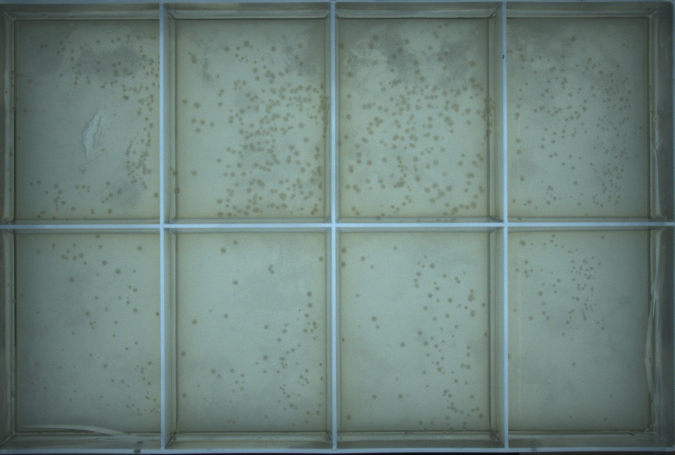
#> input picture tests/fixtures/agar_sample.jpg, 1350 x 910 px (shown at 1/2 size)
$ python petri_roi_prototype.py ../tests/fixtures
#> lines starting #> are read from the running program, lines starting #| are printed output that depends on the picture; after the words box and inside, x2 and y2 are one past the last pixel; in counts of white or black regions, pixels touching at a corner belong together
"""원형 페트리 접시 ROI 검출 + 명암 극성 추정 프로토타입.

`app/plates/petri.py` 로 옮길 예정인 로직의 검증본이다. 스펙 §3.4 참조:
docs/superpowers/specs/2026-07-28-plate-strategy-design.md

라벨 39장 실측 (2026-07-28):
  - 접시 원 검출 성공 31/39 (라벨 없는 1399 포함 시 32/40), 실패 시 전체 이미지 폴백
  - 그중 정답 콜로니를 98% 이상 보존 26/39
  - 성공 시 배경 41~64% 제거, ROI 밖으로 잘린 정답 콜로니 대부분 0% (최대 4.8%)
  - 극성 추정 정확도 30/39 (틀린 9장은 전부 대비 ±1 계조 이하)
  - 검출에 적용 시 정밀도 0.55% -> 0.82%, 재현율 44.1% -> 43.6%

사용:
    .venv\\Scripts\\python scripts/petri_roi_prototype.py sample
    .venv\\Scripts\\python scripts/petri_roi_prototype.py sample --dump out/roi
"""
from __future__ import annotations

import argparse
import glob
import json
import os

import cv2
import numpy as np

# 접시 채택 조건
FILL_MIN = 0.85          # 윤곽 면적 / 최소외접원 면적 — 원에 얼마나 꽉 찼나
RADIUS_MIN_RATIO = 0.15  # 반지름이 긴 변의 이 비율보다 커야 함
RADIUS_MAX_RATIO = 0.75  # 이 비율보다 작아야 함
RIM_MARGIN_RATIO = 0.93  # 테두리 링 제외를 위해 반지름을 이만큼으로 수축
DOWNSCALE_TO = 1000      # 원 탐색용 다운스케일 (긴 변)


def petri_roi(gray: np.ndarray) -> tuple[np.ndarray, bool, tuple | None]:
    """원형 접시 내부 마스크를 만든다.

    반환: (마스크 255=대상, 접시를 찾았는지, (cx, cy, r) 또는 None)

    접시를 못 찾으면 전체 이미지 마스크를 반환한다 — ROI 없는 현재 동작과
    같아지므로 손해가 없다. 호출자는 두 번째 반환값으로 판별한다.
    """
    h, w = gray.shape
    scale = DOWNSCALE_TO / max(h, w)
    small = cv2.resize(gray, (int(w * scale), int(h * scale)))
    small = cv2.GaussianBlur(small, (5, 5), 0)
    _, binary = cv2.threshold(small, 0, 255,
                              cv2.THRESH_BINARY + cv2.THRESH_OTSU)

    # 접시가 배경보다 밝을 수도 어두울 수도 있으므로 양 극성 모두 시도해
    # 더 원에 가까운 쪽을 고른다.
    best = None
    for candidate in (binary, cv2.bitwise_not(binary)):
        closed = cv2.morphologyEx(candidate, cv2.MORPH_CLOSE,
                                  np.ones((15, 15), np.uint8))
        contours, _ = cv2.findContours(closed, cv2.RETR_EXTERNAL,
                                       cv2.CHAIN_APPROX_SIMPLE)
        if not contours:
            continue
        contour = max(contours, key=cv2.contourArea)
        (cx, cy), r = cv2.minEnclosingCircle(contour)
        circle_area = np.pi * r * r
        fill = cv2.contourArea(contour) / circle_area if circle_area else 0.0
        if best is None or fill > best[0]:
            best = (fill, cx, cy, r)

    full = np.full(gray.shape, 255, np.uint8)
    if best is None:
        return full, False, None

    fill, cx, cy, r = best
    cx, cy, r = cx / scale, cy / scale, r / scale
    long_side = max(h, w)
    found = (fill > FILL_MIN
             and long_side * RADIUS_MIN_RATIO < r < long_side * RADIUS_MAX_RATIO)
    if not found:
        return full, False, (cx, cy, r)

    mask = np.zeros(gray.shape, np.uint8)
    cv2.circle(mask, (int(cx), int(cy)), int(r * RIM_MARGIN_RATIO), 255, -1)
    return mask, True, (cx, cy, r)


def estimate_invert(gray: np.ndarray, roi: np.ndarray) -> bool:
    """ROI 안 밝기 분포의 치우침으로 명암 극성을 추정한다.

    콜로니는 소수 픽셀이므로, 콜로니가 배경보다 밝으면 분포가 오른쪽으로
    꼬리를 달아 mean > median 이 된다. 그 경우 밝은 것을 살리는 top-hat
    (invert=False)이 맞다.

    실측 정확도 30/39. 대비가 ±1 계조 이하인 이미지에서는 신뢰할 수 없으므로,
    확실한 경로는 요청에서 invert 를 명시하는 것이다.
    """
    values = gray[roi > 0]
    if values.size == 0:
        return True
    return not (float(values.mean()) > float(np.median(values)))


def main() -> int:
    ap = argparse.ArgumentParser(description=__doc__,
                                 formatter_class=argparse.RawDescriptionHelpFormatter)
    ap.add_argument("directory", help="이미지 디렉터리 (재귀 탐색)")
    ap.add_argument("--dump", help="ROI 를 그린 확인용 이미지를 저장할 디렉터리")
    args = ap.parse_args()

    if args.dump:
        os.makedirs(args.dump, exist_ok=True)

    paths = sorted(p.replace(os.sep, "/")
                   for p in glob.glob(f"{args.directory}/**/*.jpg", recursive=True))
    found_count = 0
    print(f"{'image':16s} {'접시':>5s} {'배경제거':>9s} {'극성추정':>9s} {'ROI밖 정답':>11s}")

    for path in paths:
        gray = cv2.imread(path, cv2.IMREAD_GRAYSCALE)
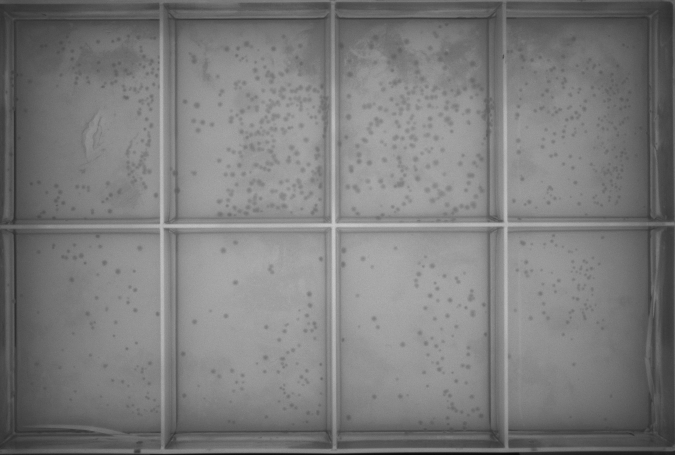
#> gray: shape (910, 1350) (shown at 1/2 size); min 7, max 206, mean 123.7
        if gray is None:
            continue
        mask, found, circle = petri_roi(gray)
#> in petri_roi, `small = cv2.resize(gray, (int(w * scale), int(h * scale)))`:
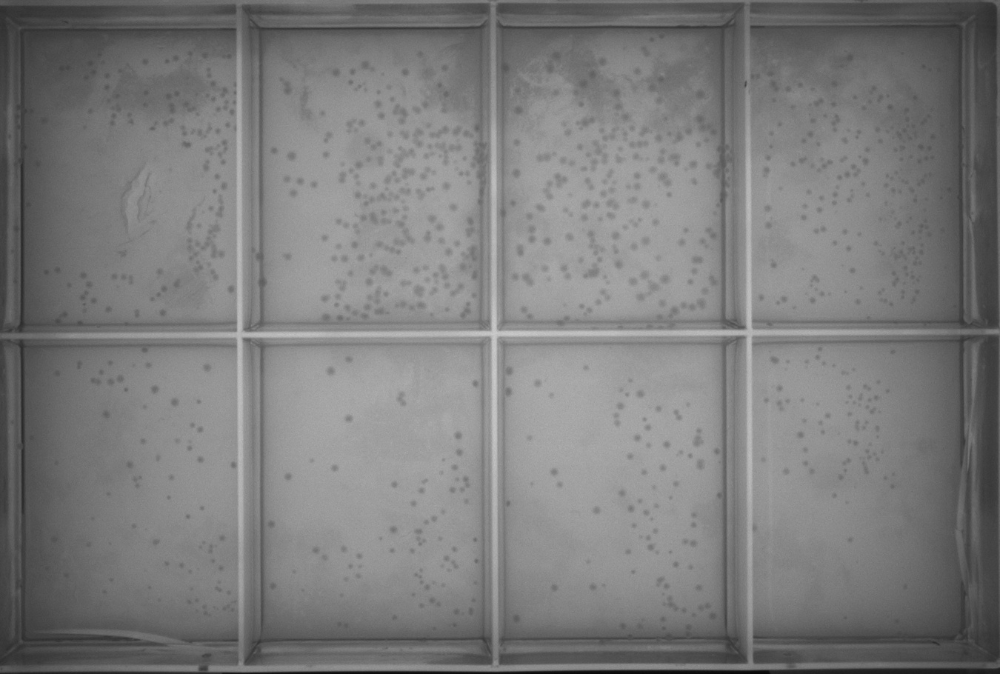
#> small: shape (674, 1000); min 8, max 203, mean 123.6
#> in petri_roi, `_, binary = cv2.threshold(small, 0, 255, cv2.THRESH_BINARY + cv2.THRES..`:
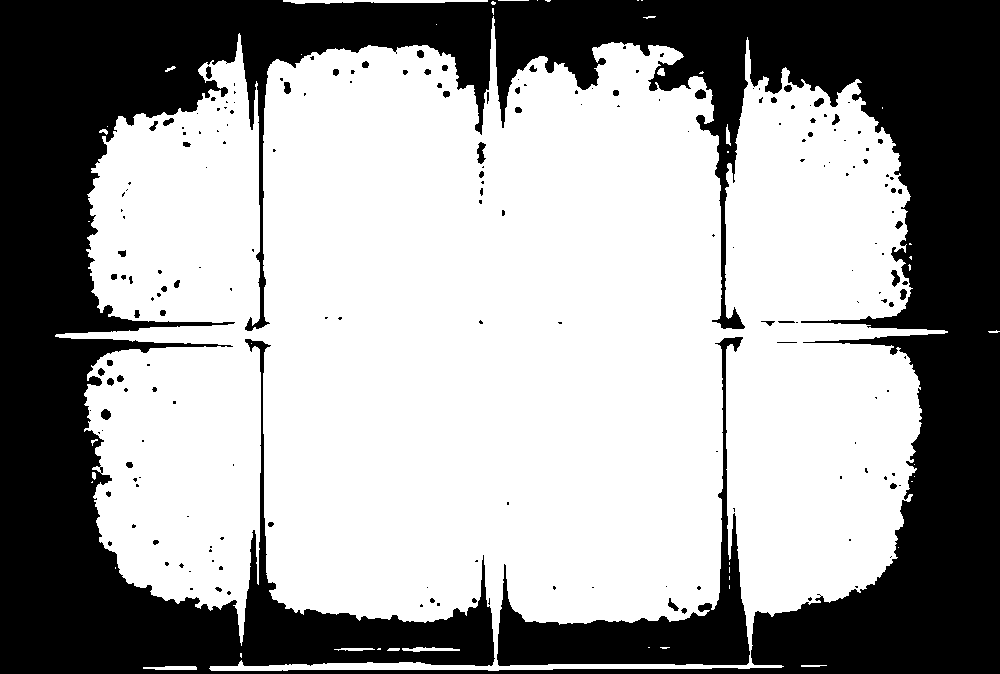
#> binary: shape (674, 1000); 62.1% white; 198 black regions (140 under 20 px), largest, box (x1, y1, x2, y2) and area: (0, 0, 1000, 674) 238224, (497, 337, 750, 666) 14259, (477, 142, 486, 164) 124
#> the loop in petri_roi, `for candidate in (binary, cv2.bitwise_not(binary)):` made 2 passes
#> (cx, cy, r, circle_area, fill, best) on pass 1: (497, 371.5, 465, 679407.9, 0.68, (0.68, 497, 371.5, 465))
#> (contour, cx, cy, r, circle_area, fill) on pass 2: ([[0, 0], [0, 673], [999, 673], [999, 0]], 499.5, 336.5, 602.3, 1139558.2, 0.59)
#> pass 1, in petri_roi, `closed = cv2.morphologyEx(candidate, cv2.MORPH_CLOSE, np.ones((15, 15)..`:
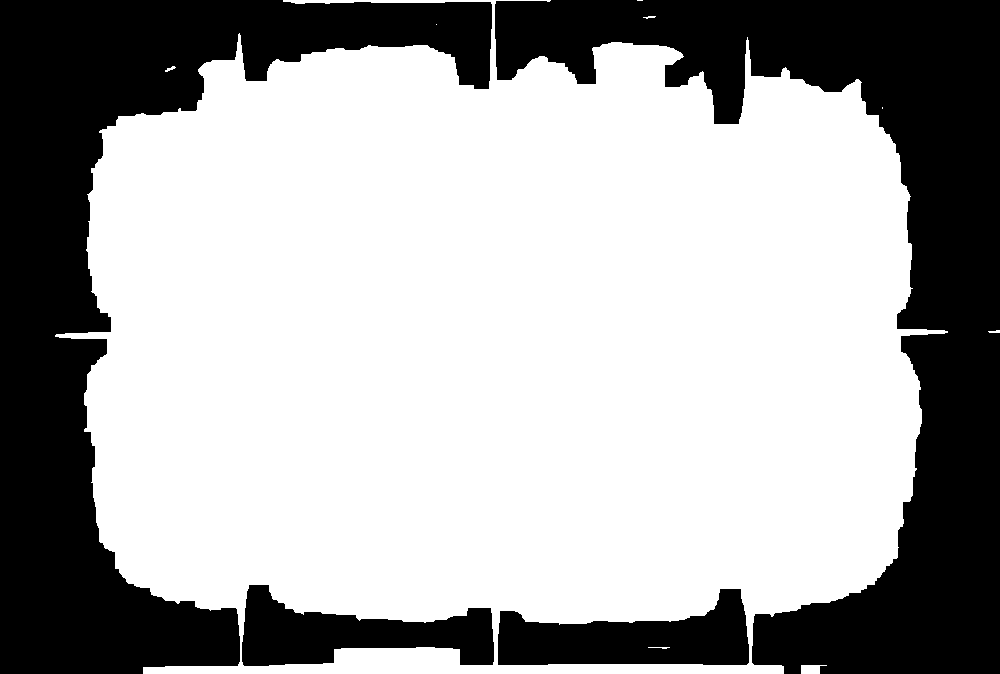
#> closed: shape (674, 1000); 65.5% white; 4 black regions, box (x1, y1, x2, y2) and area: (495, 0, 1000, 674) 106104, (0, 0, 492, 674) 103332, (498, 589, 749, 665) 11864, (242, 585, 494, 666) 11009
#> pass 2, in petri_roi, `closed = cv2.morphologyEx(candidate, cv2.MORPH_CLOSE, np.ones((15, 15)..`:
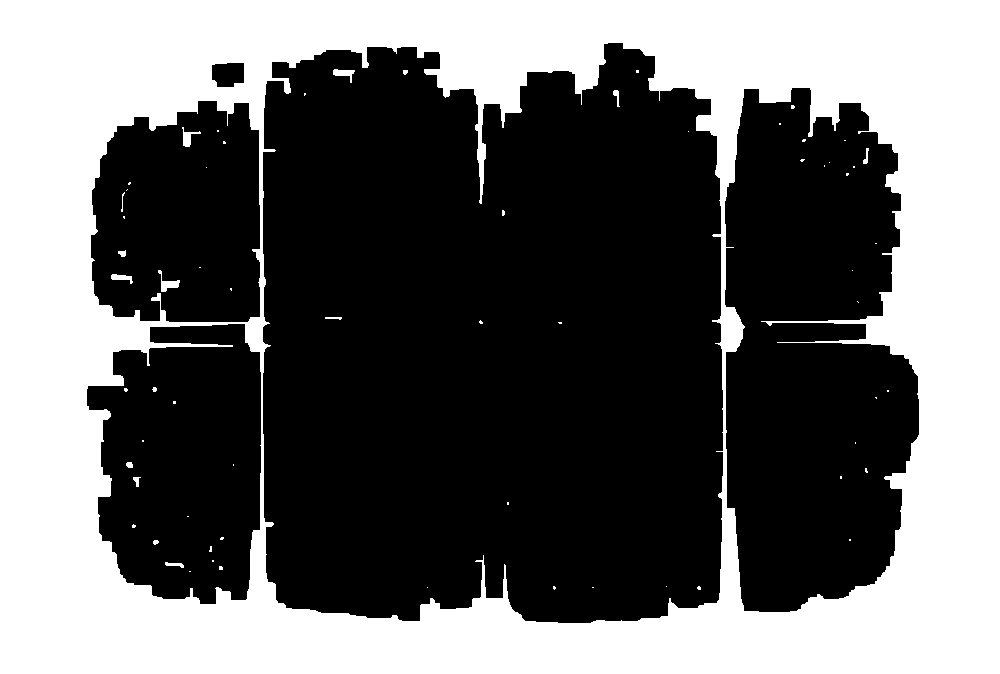
#> closed: shape (674, 1000); 41.3% white; 65 white regions (50 under 20 px), largest, box (x1, y1, x2, y2) and area: (0, 0, 1000, 674) 276753, (158, 270, 180, 292) 174, (182, 127, 201, 147) 144
#> in petri_roi, `fill, cx, cy, r = best`: fill = 0.68; cx = 497; cy = 371.5; r = 465
#> in petri_roi, `cx, cy, r = cx / scale, cy / scale, r / scale`: cx = 671; cy = 501.5; r = 627.8
#> in petri_roi, `found = (fill > FILL_MIN and long_side * RADIUS_MIN_RATIO < r < long_s..`: found = False
#> mask: shape (910, 1350); every value is 255
#> found = False; circle = (671, 501.5, 627.8)
        found_count += found
#> found_count = 0
        invert = estimate_invert(gray, mask)
#> invert = True
        shrink = 1 - (mask > 0).sum() / mask.size
#> shrink = 0

        # 라벨이 있으면 ROI 가 콜로니를 잘라먹는지 확인
        outside = "-"
        json_path = path[:-4] + ".json"
        if os.path.exists(json_path):
            labels = json.load(open(json_path, encoding="utf-8")).get("labels") or []
            if labels:
                out = sum(
                    1 for L in labels
                    if mask[min(max(L["y"] + L["height"] // 2, 0), gray.shape[0] - 1),
                            min(max(L["x"] + L["width"] // 2, 0), gray.shape[1] - 1)] == 0
                )
                outside = f"{out / len(labels) * 100:.1f}%"

        print(f"{os.path.basename(path):16s} {('O' if found else 'X'):>5s} "
              f"{shrink * 100:8.0f}% {('어두움' if invert else '밝음'):>9s} "
              f"{outside:>11s}")
#| agar_sample.jpg      X        0%       어두움           -

        if args.dump:
            vis = cv2.cvtColor(gray, cv2.COLOR_GRAY2BGR)
            vis[mask == 0] = (vis[mask == 0] * 0.35).astype(np.uint8)
            if circle:
                cx, cy, r = circle
                cv2.circle(vis, (int(cx), int(cy)), int(r), (0, 0, 255), 6)
            s = 900 / max(vis.shape[:2])
            cv2.imwrite(f"{args.dump}/{os.path.basename(path)}",
                        cv2.resize(vis, (int(vis.shape[1] * s), int(vis.shape[0] * s))),
                        [cv2.IMWRITE_JPEG_QUALITY, 85])

    print(f"\n접시 검출 성공 {found_count}/{len(paths)}")
#| 접시 검출 성공 0/1
    return 0


if __name__ == "__main__":
    raise SystemExit(main())
#> (the program exits here)
